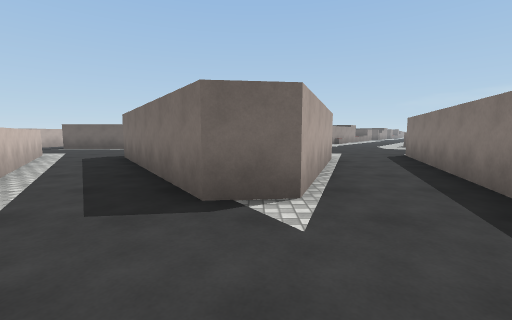
[1] (above)

24 first-person views from a walk through a Unity game level. The camera is 1.3 m above the floor, tilts 6° down and sees 90° across. The floor is counted in squares, 2 m on a side. Each view is taken from the middle of a square. On the plan, view 1 faces up. The plan holds only what a view shows up to about 9 squares ahead; the rest is blank. The place goes on beyond the plan. The player is left out. Surface patterns are stand-ins for the level's own textures.

[2]
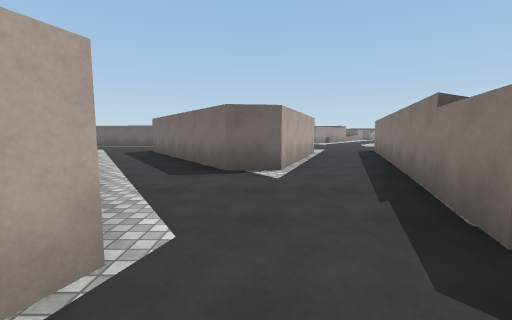

[3]
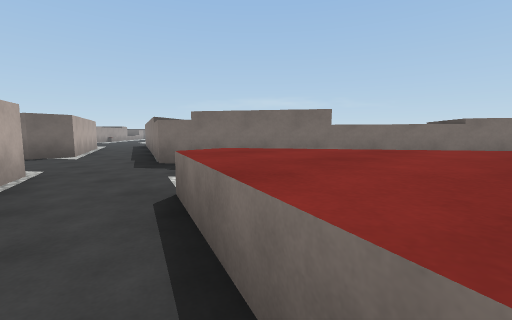

[4]
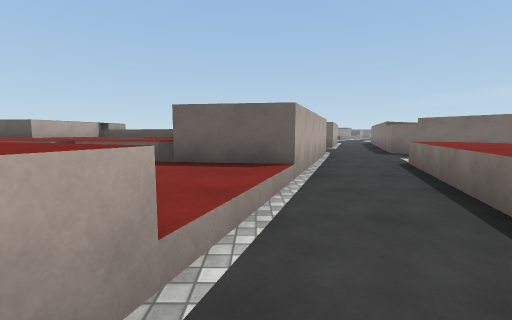

[5]
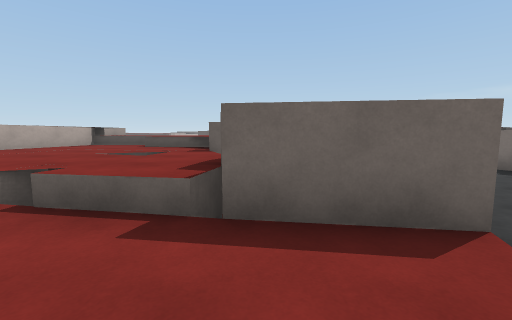

[6]
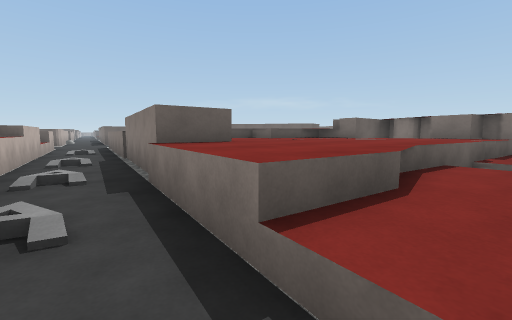

[7]
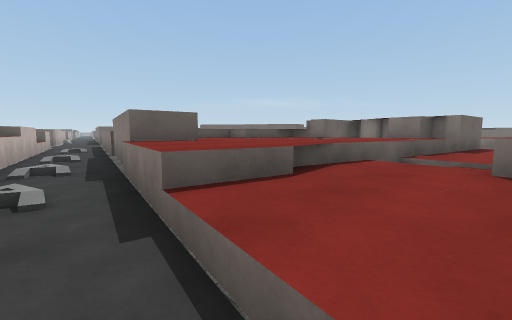

[8]
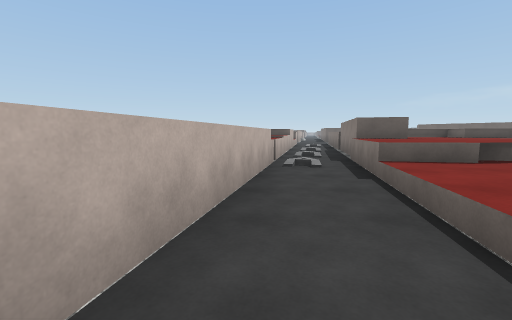

[9]
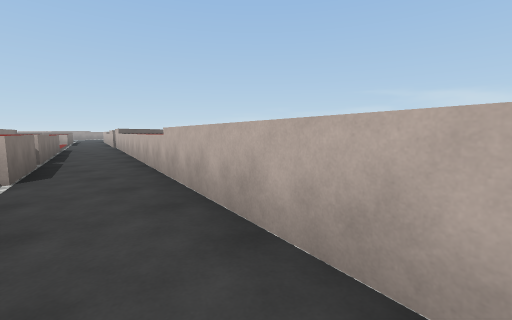

[10]
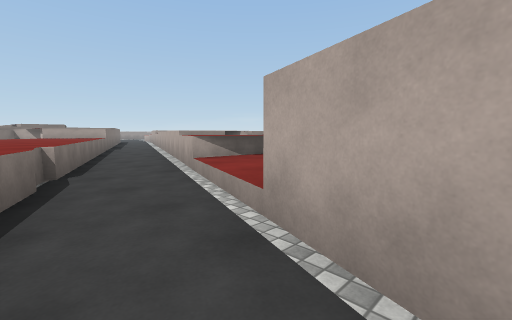

[11]
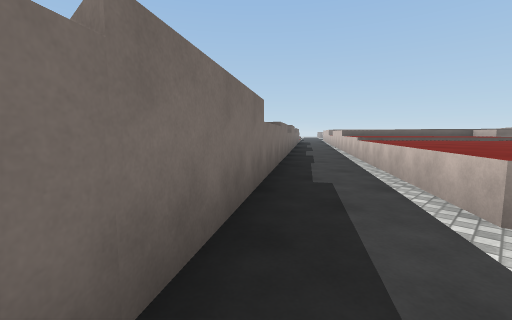

[12]
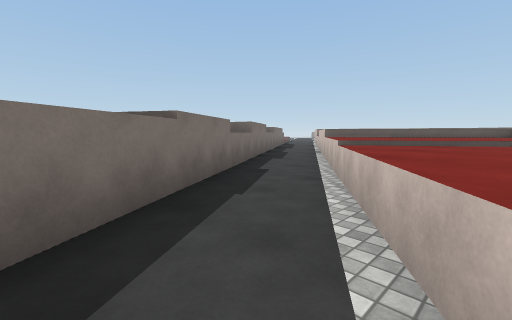

[13]
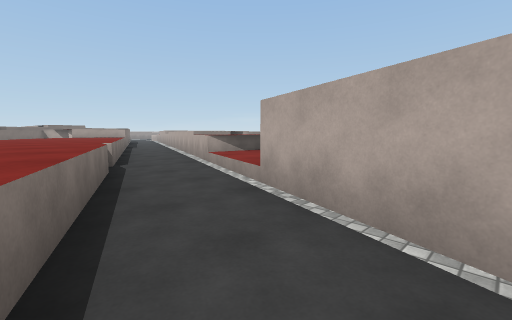

[14]
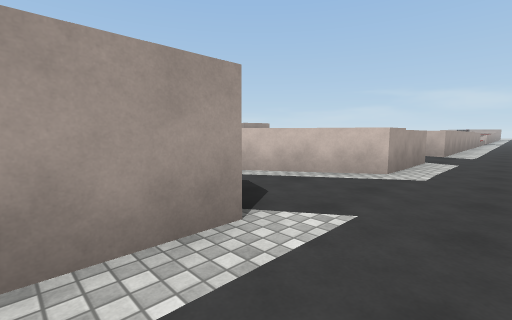

[15]
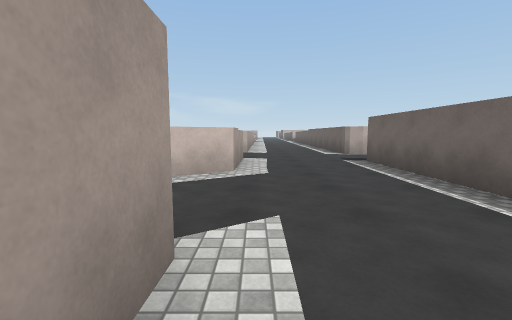

[16]
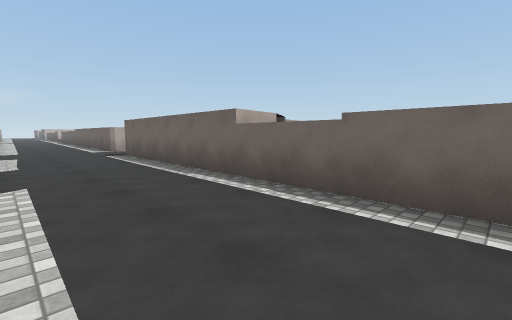

[17]
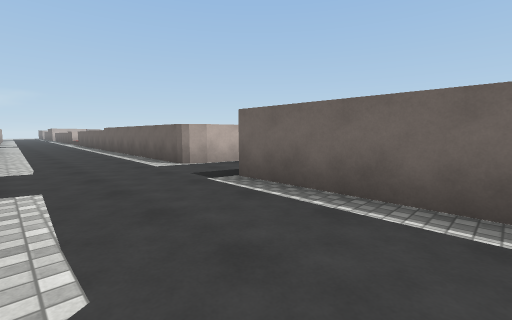

[18]
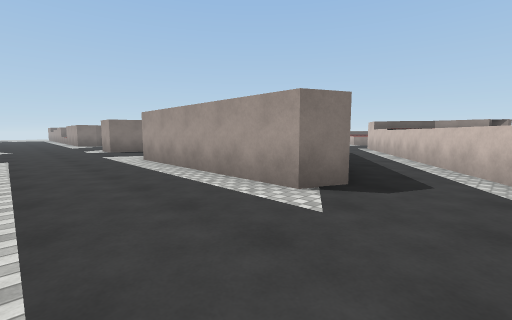

[19]
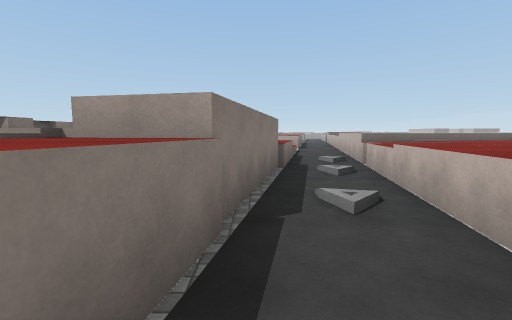

[20]
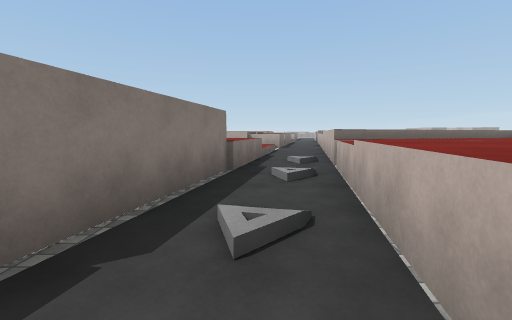

[21]
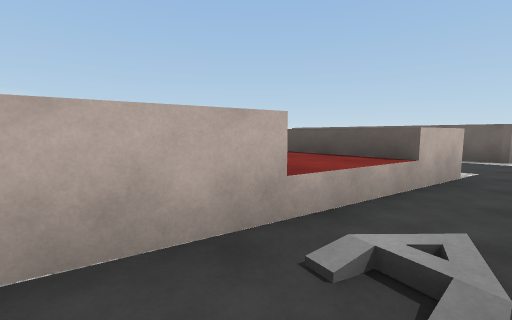

[22]
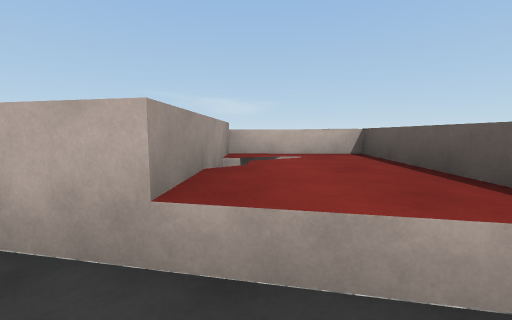

[23]
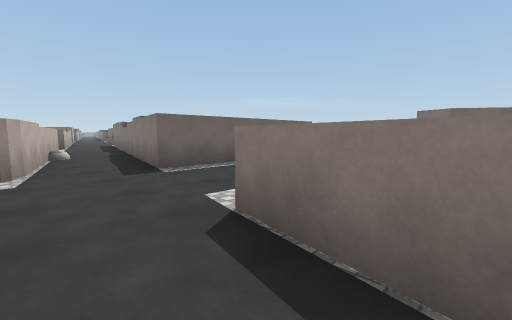

[24]
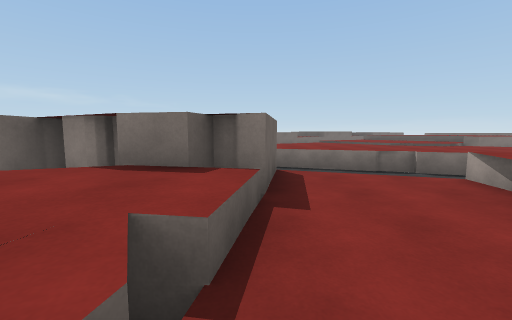

### Floor plan
Key: @ floor where view 1 was taken; # wall or solid block; . main floor; : floor 0.5 m higher than the main floor; + floor 1.5 m higher than the main floor; * floor 1.75 m higher than the main floor; % floor 2.25 m higher than the main floor; / step, stairs or slope; = window, fence, low wall or low ledge; ^ raised ledge.
Columns run from 15 left of view 1 to 7 right of it. Each row starts with its distance up from view 1.
 16       ^.#
 15       ^.#
 14       ^.#
 13      #..#
 12      #..#
 11 ^#####..#####^^^
 10 ......................
  9 ......................
  8 .....................
  7  ^^^^..^^^..#####...
  6  ^^^^.^  ^..##  #..%
  5  ^^^^.^   ^..## #..%
  4    ^./^    ^..###..
  3    ^..^    ^..##..%
  2    ^..#^    ^.....
  1   ^^.##^^    ^....
  0  ^^^.##^^^^  #.@.*
 -1 ^^^..#^^^^^####../
 -2 ^^^..^^^^^^####../  ===
 -3 ^^^.^^^^^^^###.... ==#
 -4 ^ ^.^^^^^^^###.^^. =+=
 -5  ^..:::///^##..^^^./#
 -6  ^..::/^/:::/..^^^...
 -7  ^..     ^::/.^^^^^..
 -8  ^./      ^^..^^^^^^./
 -9  ^.^    ^^^^..^^^^^^^..
-10 ^..^     ^^^.^^^^^^^^..
-11 ^..^      ^..^^^^^^^^^.
-12 ^..^      ^.^^^^^^^^  ^
-13 ^.^       ..^^^ ^^^
-14 ^.^        .^^
-15  .^         #^#^

Where each view was taken, in squares from view 1:
view 1: 0 up, 0 right, facing up
view 2: 2 down, 0 right, facing up
view 3: 6 down, 1 left, facing up-right
view 4: 9 down, 3 left, facing up
view 5: 7 down, 4 left, facing up
view 6: 5 down, 12 left, facing up-right
view 7: 6 down, 12 left, facing up-right
view 8: 8 down, 13 left, facing up
view 9: 4 down, 12 left, facing down-left
view 10: 4 down, 1 left, facing down-left
view 11: 1 down, 1 right, facing down-right
view 12: 4 down, 2 right, facing down-right
view 13: 3 down, 0 right, facing down-left
view 14: 9 up, 2 left, facing down-left
view 15: 8 up, 2 left, facing left
view 16: 8 up, 0 right, facing up-left
view 17: 8 up, 5 left, facing up-left
view 18: 10 up, 5 left, facing down-right
view 19: 4 up, 10 left, facing down
view 20: 3 up, 11 left, facing down
view 21: 3 up, 10 left, facing up-left
view 22: 5 up, 10 left, facing left
view 23: 6 up, 10 left, facing up-right
view 24: 5 down, 7 left, facing right
